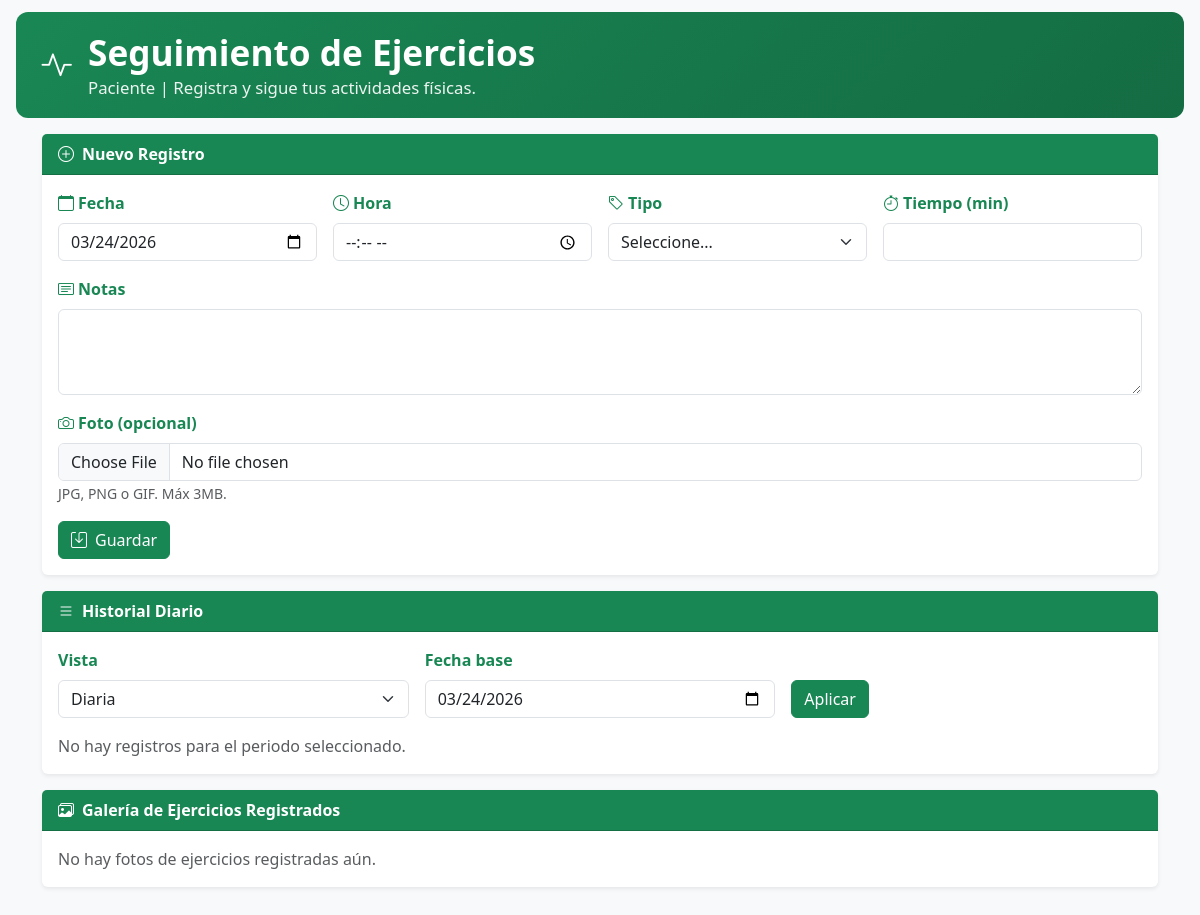
The page /Seguimiento_ejercicio.php?id=20 (signed in) on the database as committed earlier.
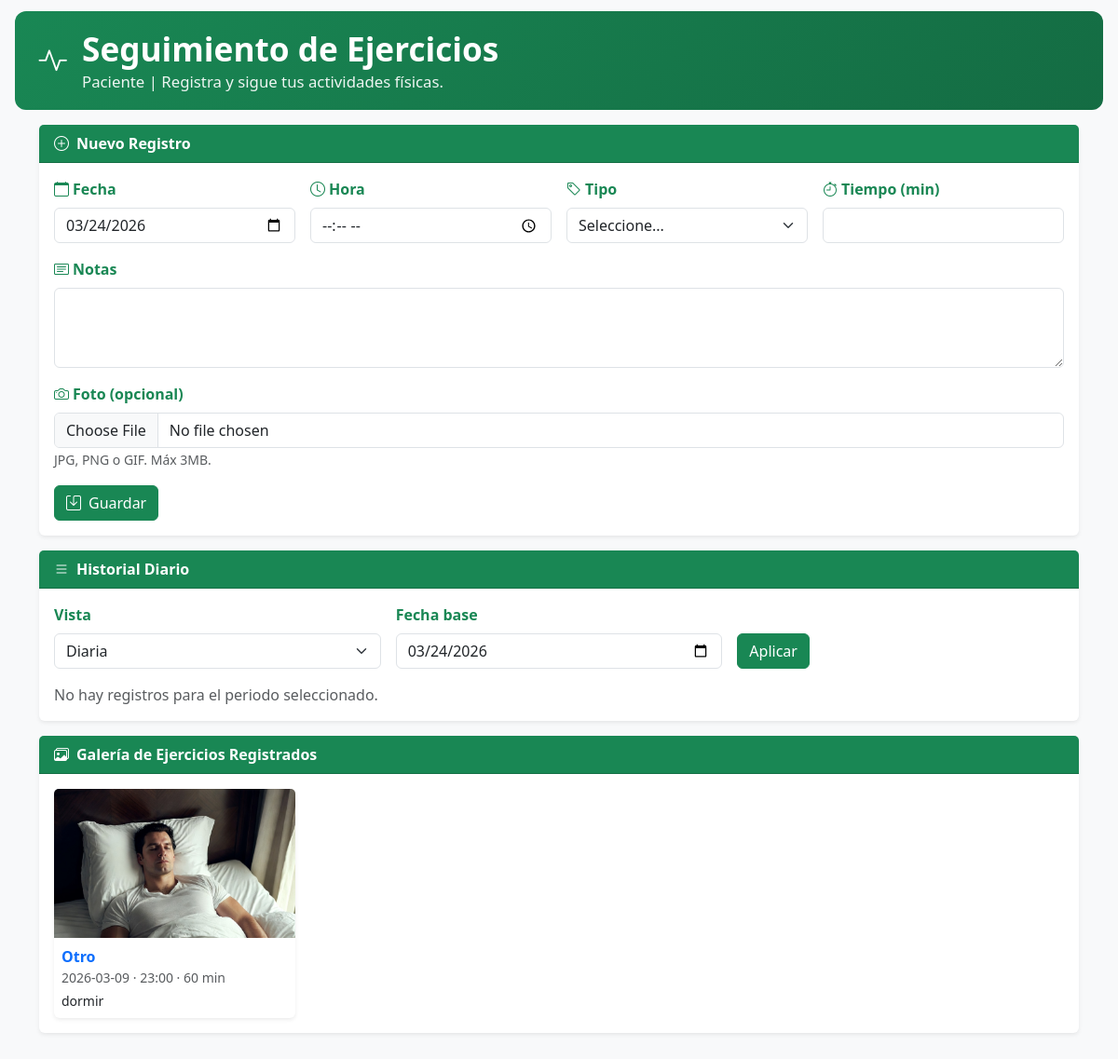
The same page on the database as committed later.
### tables this page shows
CREATE TABLE `ejercicios` (
  `id_ejercicio` int(11) NOT NULL,
  `paciente_id` int(11) NOT NULL,
  `tipo_ejercicio` varchar(100) NOT NULL,
  `tiempo` int(11) NOT NULL COMMENT 'Duración en minutos',
  `hora` time NOT NULL DEFAULT '00:00:00',
  `fecha` date NOT NULL,
  `imagen_evidencia` varchar(255) DEFAULT NULL,
  `notas` text DEFAULT NULL,
  `fecha_registro` timestamp NOT NULL DEFAULT current_timestamp()
);

### Seguimiento_ejercicio.php (the view, shortened to what the changed rows need)
<?php
require_once __DIR__. '/db_connection.php';
function db_name(mysqli $cx): string {
    $res = $cx->query("SELECT DATABASE()"); $row = $res->fetch_row(); return $row[0] ?? '';
}
function column_exists(mysqli $cx, string $table, string $col): bool {
    $db = db_name($cx);
    $stmt = $cx->prepare("SELECT COUNT(*) FROM INFORMATION_SCHEMA.COLUMNS WHERE TABLE_SCHEMA=? AND TABLE_NAME=? AND COLUMN_NAME=?");
    $stmt->bind_param('sss', $db, $table, $col);
    $stmt->execute(); $stmt->bind_result($c); $stmt->fetch(); $stmt->close();
    return (int)$c > 0;
}
$user_id = (int)$_SESSION['id_usuarios'];
$stmt = $conexion->prepare("SELECT id_pacientes FROM pacientes WHERE id_usuarios = ? LIMIT 1");
$stmt->bind_param('i', $user_id);
$stmt->execute();
$res = $stmt->get_result();
$noRegistrado = false;
$userRole = $_SESSION['rol'] ?? 'Paciente';
$isStaff = in_array($userRole, ['Medico', 'Administrador'], true);
if ($row = $res->fetch_assoc()) {
  $paciente_id = (int)$row['id_pacientes'];
}
if ($isStaff && isset($_GET['id']) && ctype_digit((string)$_GET['id'])) {
    $requested = (int)$_GET['id'];
    if ($requested > 0) {
        $paciente_id = $requested;
    }
}
$conexion->query("CREATE TABLE IF NOT EXISTS ejercicios (
    id_ejercicio INT AUTO_INCREMENT PRIMARY KEY,
    paciente_id INT NOT NULL,
    fecha DATE NOT NULL,
    tipo_ejercicio VARCHAR(100) NOT NULL,
    tiempo INT NOT NULL COMMENT 'Duración en minutos',
    hora TIME NOT NULL DEFAULT '00:00:00',
    imagen_evidencia VARCHAR(255) DEFAULT NULL,
    notas TEXT NOT NULL,
    fecha_registro DATETIME NOT NULL DEFAULT CURRENT_TIMESTAMP,
    INDEX idx_paciente_fecha (paciente_id, fecha),
    CONSTRAINT fk_ejercicios_paciente FOREIGN KEY (paciente_id) REFERENCES pacientes(id_pacientes) ON DELETE CASCADE
) ENGINE=InnoDB DEFAULT CHARSET=utf8mb4;");
if (!column_exists($conexion, 'ejercicios', 'hora')) {
    $conexion->query("ALTER TABLE ejercicios ADD COLUMN hora TIME NOT NULL DEFAULT '00:00:00' AFTER tiempo");
}
$FK = column_exists($conexion, 'ejercicios', 'paciente_id') ? 'paciente_id' : (column_exists($conexion, 'ejercicios', 'id_pacientes') ? 'id_pacientes' : 'paciente_id');
?>
<!DOCTYPE html>
<html lang="es">
<head>
  <link href="https://cdn.jsdelivr.net/npm/bootstrap@5.3.0/dist/css/bootstrap.min.css" rel="stylesheet">
  <link rel="stylesheet" href="https://cdn.jsdelivr.net/npm/bootstrap-icons@1.10.0/font/bootstrap-icons.css">
</head>
<body>
    <div class="header-section d-flex align-items-center gap-3">
        <div>
            <h1>Seguimiento de Ejercicios</h1>
        </div>
    </div>
    <div class="container mb-5">
    <?php if (!empty($noRegistrado) && isset($_SESSION['rol']) && $_SESSION['rol'] === 'Paciente'): ?>
      <div class="alert alert-warning"><i class="bi bi-exclamation-triangle-fill me-2"></i>Paciente nuevo: primero debes actualizar tus datos con tu médico tratante. Si aún no estás registrado en la clínica, contacta al personal para completar tu registro.</div>
    <?php else: ?>
    <div class="card">
      <div class="card-body">
        <?php
        $galeria = [];
        $sqlG = "SELECT fecha, tipo_ejercicio, tiempo, hora, imagen_evidencia, notas FROM ejercicios
                 WHERE {$FK}=? AND imagen_evidencia IS NOT NULL ORDER BY fecha DESC, hora DESC";
        $stmtG = $conexion->prepare($sqlG);
        $stmtG->bind_param('i', $paciente_id);
        $stmtG->execute(); $rg = $stmtG->get_result();
        while ($row = $rg->fetch_assoc()) $galeria[] = $row;
        ?>
        <?php if (!$galeria): ?>
          <p class="text-muted mb-0">No hay fotos de ejercicios registradas aún.</p>
        <?php else: ?>
          <div class="row g-3">
            <?php foreach ($galeria as $g): ?>
              <div class="col-sm-6 col-md-4 col-lg-3">
                <div class="card h-100">
                  <img src="<?= htmlspecialchars($g['imagen_evidencia']) ?>" class="card-img-top" style="height:160px;object-fit:cover" alt="Foto">
                  <div class="card-body p-2">
                    <div class="fw-semibold text-primary"><?= htmlspecialchars($g['tipo_ejercicio']) ?></div>
                    <div class="small text-muted"><?= htmlspecialchars($g['fecha']) ?> · <?= htmlspecialchars(substr($g['hora'],0,5)) ?> · <?= (int)$g['tiempo'] ?> min</div>
                    <div class="small mt-1"><?= nl2br(htmlspecialchars($g['notas'])) ?></div>
                  </div>
                </div>
              </div>
            <?php endforeach; ?>
          </div>
        <?php endif; ?>
      </div>
    </div>
  <?php endif; ?>
  </div>
</body>
</html>

Rows that differ between the two databases and show on the page:
added ejercicios: imagen_evidencia (picture), tipo_ejercicio "Otro", fecha "2026-03-09", hora "23:00", tiempo "60", notas "dormir"
Other text that changed with them:
text no longer shown: "No hay fotos de ejercicios registradas aún."
